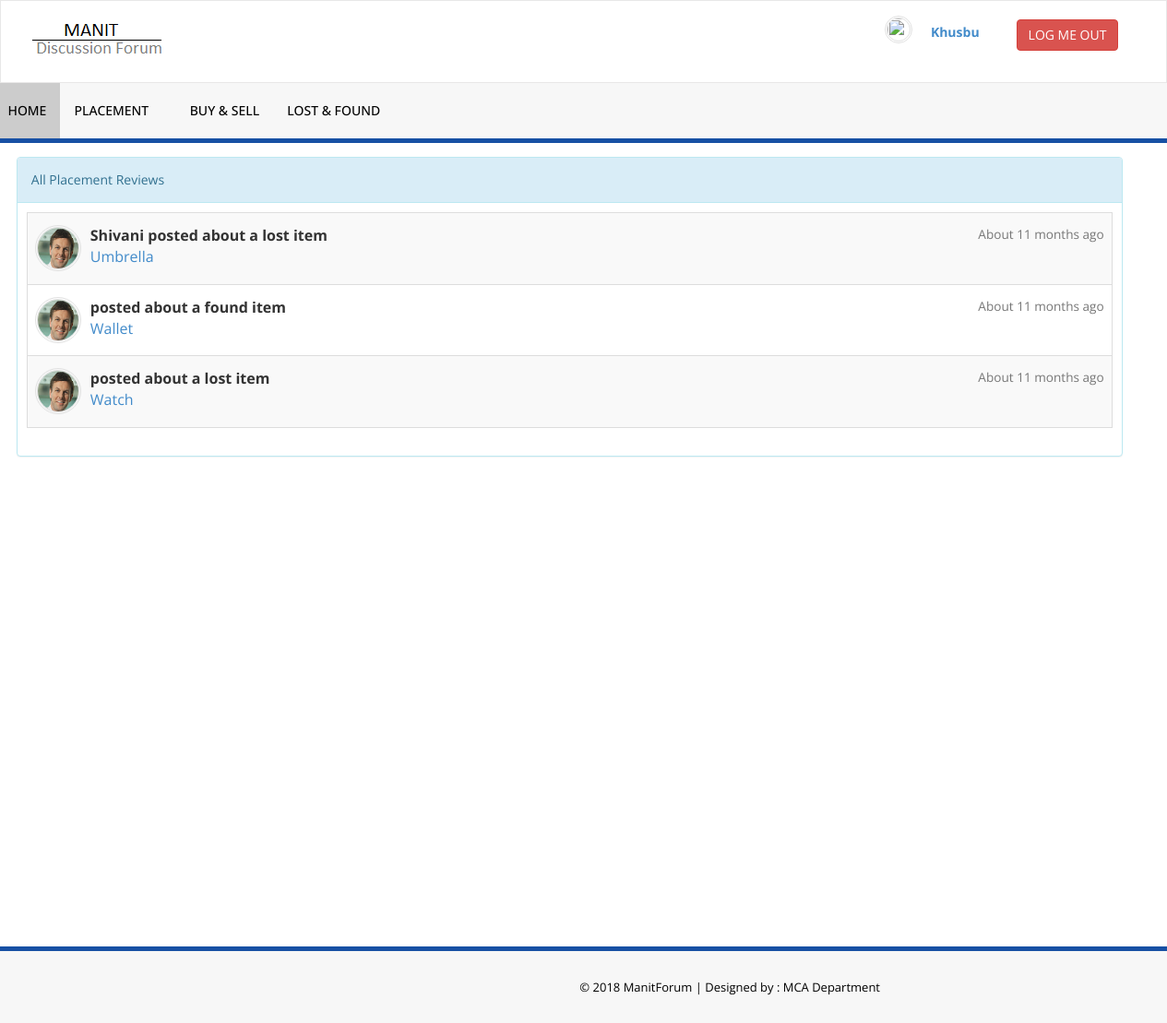
Page /allLostFound.php (signed in) on the committed database.
### tables this page shows
CREATE TABLE `student` (
  `Student_ID` varchar(10) NOT NULL,
  `Student_Name` varchar(30) NOT NULL,
  `Branch_ID` varchar(10) NOT NULL,
  `DOB` date NOT NULL,
  `Mobile_No` bigint(10) NOT NULL,
  `Email_ID` varchar(30) NOT NULL,
  `Password` varchar(255) NOT NULL,
  `Semester` int(2) NOT NULL
);

CREATE TABLE `lost_found` (
  `Lost_Found_ID` bigint(10) NOT NULL,
  `Lost_Found_Title` varchar(100) NOT NULL,
  `Description` varchar(500) NOT NULL,
  `Email` varchar(50) NOT NULL,
  `Type` varchar(10) NOT NULL,
  `Status` int(1) NOT NULL DEFAULT '0',
  `Date` datetime NOT NULL
);

### allLostFound.php (the view, shortened to what this page needs)
<?php
  include ('include/connection.php');
  include 'headLinks.php';
  include 'header.php';
?>
<!DOCTYPE html>
<html xmlns="http://www.w3.org/1999/xhtml">
<body>
    <div class="content-wrapper">
        <div class="container">
			<div class="row">
				<div class="col-md-11" style="margin-left:3%;">
					<div class="panel panel-info">
					    <div class="panel-heading">
							All Placement Reviews
						</div>
						<div class="panel-body">
							<div class="col-mod-8 table-responsive">
                                <table class="table table-striped table-bordered table-hover" style="page-break-after:always;">
								    <tbody>
										<?php
										  $query="SELECT * from lost_found ORDER BY Lost_Found_ID DESC";
										$result = $db->query($query);
										while($row=$result->fetch_assoc()){
											$query1="SELECT Student_Name from student WHERE Email_ID='$row[Email]'";
											$result1=$db->query($query1);
											$row1=$result1->fetch_assoc();
											$d1=date('Y-m-d H:i:s');
											$d0=$row['Date'];
											$dateStart = new DateTime($d0);
											$dateEnd   = new DateTime($d1);
											$interval = $dateStart->diff($dateEnd);
											echo "<tr>
                                            <td>
												<div class='row' style='margin-left:0px; width:100%;'>
													<div class='chat-widget-name-right' >
														<img class='media-object img-circle img-left-chat' src='assets/img/user2.png' />
													</div>
													<div class='header'>";
														$arr = explode(' ',trim($row1['Student_Name']));
														echo "<strong class='primary-font'>".$arr[0];
														if($row['Type']=="lost"){
															echo " posted about a lost item</strong>";
														}
														else {
															echo " posted about a found item</strong>";
														}
														echo "<small class='pull-right text-muted'>";
															echo "<span class='glyphicon glyphicon-time'></span>";
															if($interval->format('%Y')>0)
																echo " About ".$interval->format('%Y').' year ago';
															else if($interval->format('%m')>0)
																echo " About ".$interval->format('%m'). ' months ago';
														echo "</small>
													</div>";
													echo "<a href='currentLostFound.php?lf=".$row['Lost_Found_ID']."'>
														<p>";
															echo $row['Lost_Found_Title'];
														echo "</p>
													</a>
												</div>
											</td>
											</tr>";
										}
										?>
									</tbody>
								</table>
						    </div>
					    </div>
					</div>
                </div>
			</div>
		</div>
	</div>
    <?php include('footer.php'); ?>
</body>
</html>

### header.php (shortened to what this page needs)
<div>
  <div class="navbar navbar-inverse set-radius-zero">
      <div class="container" style="width: 95%;">
          <div class="navbar-header">
              <a class="navbar-brand" href="Dashboard.php">
                  <img src="assets/img/logo.png" />
              </a>
          </div>
          <?php
                  echo "<div class='right-div'>
                  <a href='include/logout.php' class='btn btn-danger pull-right'>LOG ME OUT</a>";
                  echo "</div>";
          ?>
    <div class="right-div">
            <a href="profile.php"> <label>
            <?php
            if( isset($_SESSION['logged_in']))
            {
                  if( $_SESSION['user'] == "student")
                  {
                    $query="SELECT * from student WHERE Email_ID='$_SESSION[email]'";
      							$result=$db->query($query);
      							$row=$result->fetch_assoc();
                    $first = explode(' ',trim($row['Student_Name']));
                    echo $first[0];
                  }
                  else
                  {
                    $query="SELECT * from faculty WHERE Email_ID='$_SESSION[email]'";
                    $result=$db->query($query);
                    $row=$result->fetch_assoc();
                    $first = explode(' ',trim($row['Faculty_Name']));
                    echo $first[0];
                  }
              }
              else
              {
                header("Location: index.php");
              }
            ?>
              </label></a>
          </div>
    <div class="chat-widget-name-right" >
              <a href="profile.php">
              <?php
              $email = $_SESSION['email'];
              $sql = "SELECT * FROM profileImages WHERE email = '$email'";
              $result = mysqli_query($db,$sql);
              $row = mysqli_fetch_array($result);
              echo  '<img class="media-object img-circle2 img-right-chat"
                style="margin-top:1%;margin-bottom:30px" src="images/'.$row['image'].'"/>';
              ?>
              </a>
    </div>
      </div>
  </div>
  <section class="menu-section" >
      <div class="container" >
          <div class="row" >
              <div class="col-md-12">
                  <div class="navbar-collapse collapse">
                      <ul id="menu-top" class="nav navbar-nav navbar-left">
                          <li><a href="Dashboard.php" class="menu-top-active">HOME</a></li>
                          <li>
                              <a href="#" class="dropdown-toggle" id="ddlmenuItem" data-toggle="dropdown">PLACEMENT  <span class="glyphicon glyphicon-chevron-down"></span> </a>
                          </li>
            <li><a href="#">BUY & SELL</a></li>
                          <li><a href="lostFound.php">LOST & FOUND</a></li>
                      </ul>
                  </div>
              </div>
          </div>
      </div>
  </section>
</div>

### assets/css/style.css (style rules this page uses)
.set-radius-zero { border-radius:0px; -moz-border-radius:0px; -webkit-border-radius:0px; }
.content-wrapper { margin-top: 15px; min-height:800px; padding-bottom:90px; }
.right-div { float: right; padding: 20px; }
#menu-top a { color:#000; text-decoration:none; font-weight:500; padding: 20px 15px 20px 15px; text-transform:uppercase; }
.menu-section { background-color: #f7f7f7; border-bottom:5px solid #1750A4; width:100% }
.menu-top-active { background-color:#cccccc; }
.navbar-inverse { background-color: #FFF; border-color: rgba(155, 153, 153, 0.23); }
.navbar { min-height: 90px; margin-bottom: 0px; }
.img-left-chat { border:3px double #e1e1e1; float:left; margin-right:10px; }
.img-right-chat { border:3px double #e1e1e1; float:right; margin-left:10px; }
.chat-widget-name-right { color: #808080; margin-top: 5px; margin-right: 60px; text-align:right; margin-bottom: 5px; }

### rows in the picture
student: Student_Name "Khusbu"
lost_found: student.Student_Name "Shivani", Type "posted about a lost item", Date "11", Lost_Found_Title "Umbrella"
lost_found: Type "posted about a found item", Date "11", Lost_Found_Title "Wallet"
lost_found: Type "posted about a lost item", Date "11", Lost_Found_Title "Watch"
